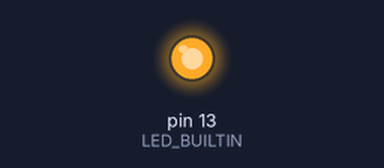
Bench run of a sketch on a simulated Arduino Nano, built with avr-gcc and run on an emulated ATmega328P. On the bench: output pins drawn as LEDs (lit = HIGH).

Above: at 1.5 s.
At 54.2 s:
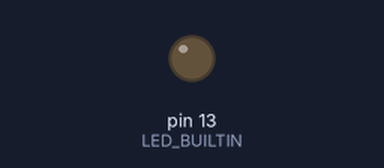
Timing chart, 0 to 59.2 s (numbered marks = the images above):
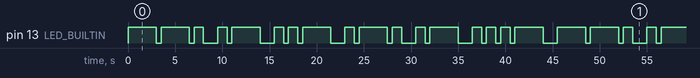

Measured:
- by itself, pin 13 (LED_BUILTIN): moves between LOW and HIGH, repeating every 45.5 s
- by itself, everything shown: repeats every 45.5 s, in 34 steps

The sketch:

MorseBlinkCode.ino
```cpp
void setup()
{
// The following programme code is to blink an in-built LED in Morse Code in my name written in English as 'GAURAV'.
pinMode(LED_BUILTIN, OUTPUT);
}

//Here, we define two void functions in order to specify it for the Morse Code blinking of the LED in the Arduino Nano 33 iOT.

void dot()
{
  digitalWrite(LED_BUILTIN, HIGH);   // Turns the LED on, voltage level is HIGH
  delay(1000);                       // LED will glow here for 1 second
  digitalWrite(LED_BUILTIN, LOW);    // Turns the LED off, voltage level is LOW
}
 void dash()
{
  digitalWrite(LED_BUILTIN, HIGH);   // Turns the LED on, voltage level is HIGH
  delay(3000);                       // LED will glow here for 3 seconds
  digitalWrite(LED_BUILTIN, LOW);    // Turns the LED off, voltage level is LOW
}
void loop()
{
/*
If we consider the spacing that is seen while anything is written in Morse Code, it is experienced that the ratio of the spaces between the words and the letters is 1:3,
The same ratio is expressed while declaring variables below.
Meaning, The space between parts of the same letter is one unit.
The space between letters is three units.
*/
int LetterSpaceTime = 500; // The Time duration between dot and dashes or vice versa of same letter is 0.5 seconds.
int WordSpaceTime = 1500; // The Time duration between two letters is 1.5 seconds.


// For the letter 'G'
dash();
delay(LetterSpaceTime);
dash();
delay(LetterSpaceTime);
dot();
delay(WordSpaceTime);

// For the letter 'A'
dot();
delay(LetterSpaceTime);
dash();
delay(WordSpaceTime);

// For the letter 'U'
dot();
delay(LetterSpaceTime);
dot();
delay(LetterSpaceTime);
dash();
delay(WordSpaceTime);

// For the letter 'R'
dot();
delay(LetterSpaceTime);
dash();
delay(LetterSpaceTime);
dot();
delay(WordSpaceTime);

// For the letter 'A'
dot();
delay(LetterSpaceTime);
dash();
delay(WordSpaceTime);

// For the letter 'V'
dot();
delay(LetterSpaceTime);
dot();
delay(LetterSpaceTime);
dot();
delay(LetterSpaceTime);
dash();
delay(WordSpaceTime);

}
```
